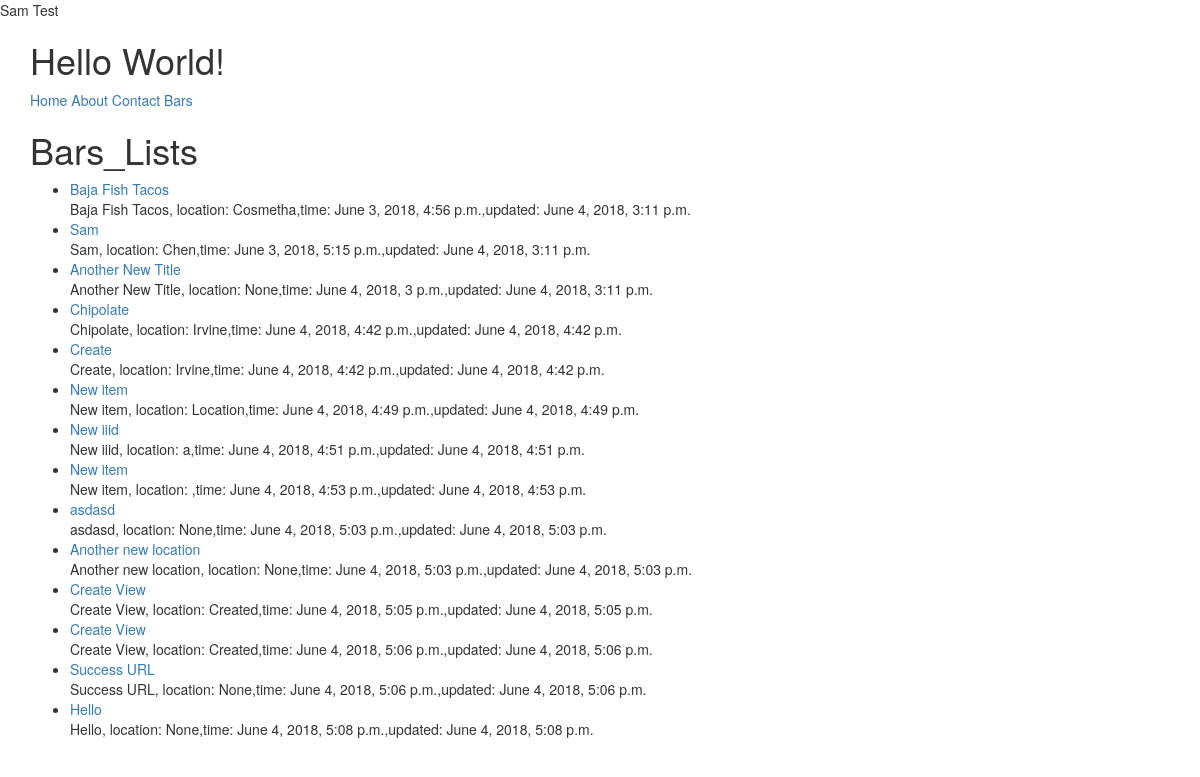
Page /bars/ on the earlier database version.
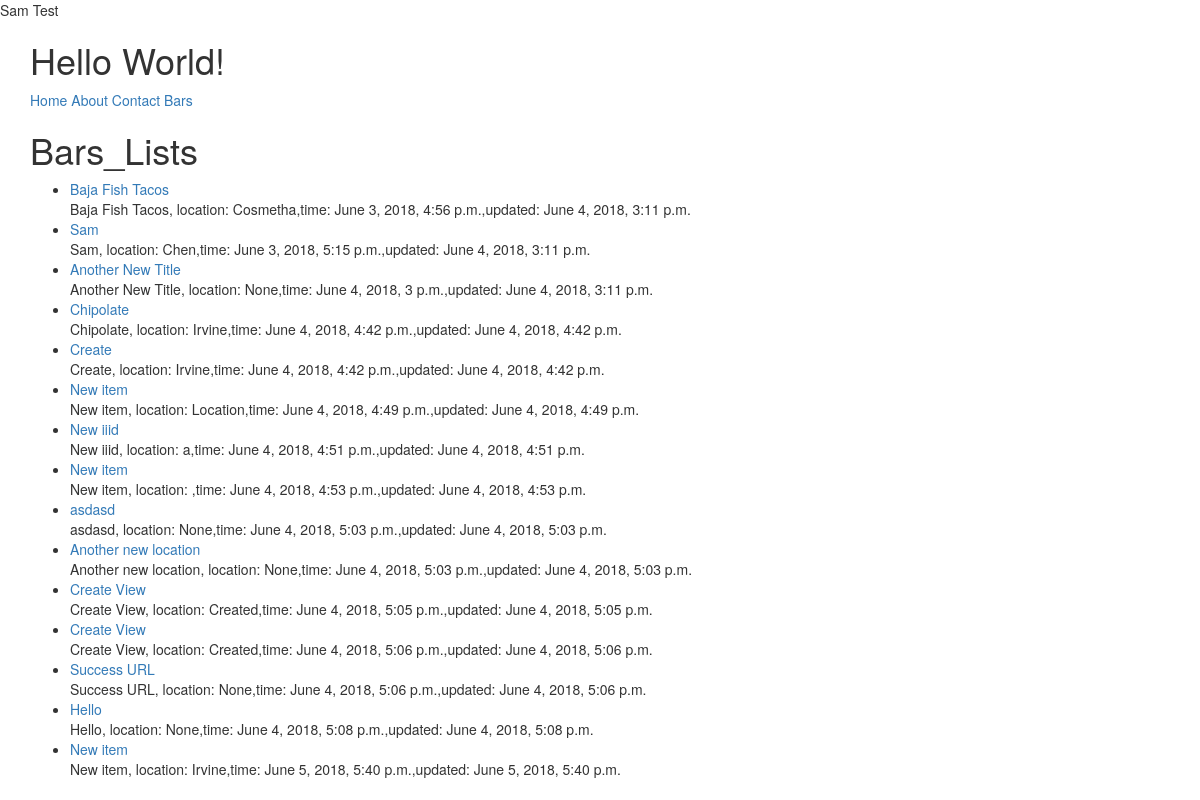
Same page on the later database version.
### bars/models.py (models this page shows, shortened)
class BarsLocation(models.Model):
    owner           = models.ForeignKey(User) # Django Models Unleashed JOINCFE.com
    name            = models.CharField(max_length=120)
    location        = models.CharField(max_length=120, null=True, blank=True)
    category        = models.CharField(max_length=120, null=True, blank=True, validators=[validate_category])
    timestamp       = models.DateTimeField(auto_now_add=True)
    updated         = models.DateTimeField(auto_now=True)
    slug            = models.SlugField(null=True, blank=True)
    def __str__(self):
        return self.name
    def get_absolute_url(self):
        return reverse('bars:detail', kwargs={'slug': self.slug})

### bars/views.py (the view)
# urls.py: url(r'$', BarListView.as_view(), name='list'),
class BarListView(ListView):
    template_name = 'bars/bars_list.html'
    def get_queryset(self):
        slug = self.kwargs.get("slug")
        if slug:
            queryset = BarsLocation.objects.filter(
                Q(category__iexact=slug) |
                Q(category__icontains=slug)
            )
        else:
            queryset = BarsLocation.objects.all()
        return queryset

### bars/templates/bars/barslocation_list.html (shortened to what this page needs)
{% extends "base.html" %}
{% block content %}
<h1>Bars_Lists</h1>
<ul>
  {% for obj in object_list%}
    <li>
      <a href="{{ obj.get_absolute_url }}"> {{obj}} </a><br>
    {{ obj.name }}, location: {{obj.location}},time: {{obj.timestamp}},updated: {{obj.updated}}</li>
  {% endfor %}
</ul>
{% endblock %}

Differences in the rows shown:
added BarsLocation: name "New item", location "Irvine", timestamp "June 5, 2018, 5:40 p.m.", updated "June 5, 2018, 5:40 p.m."
